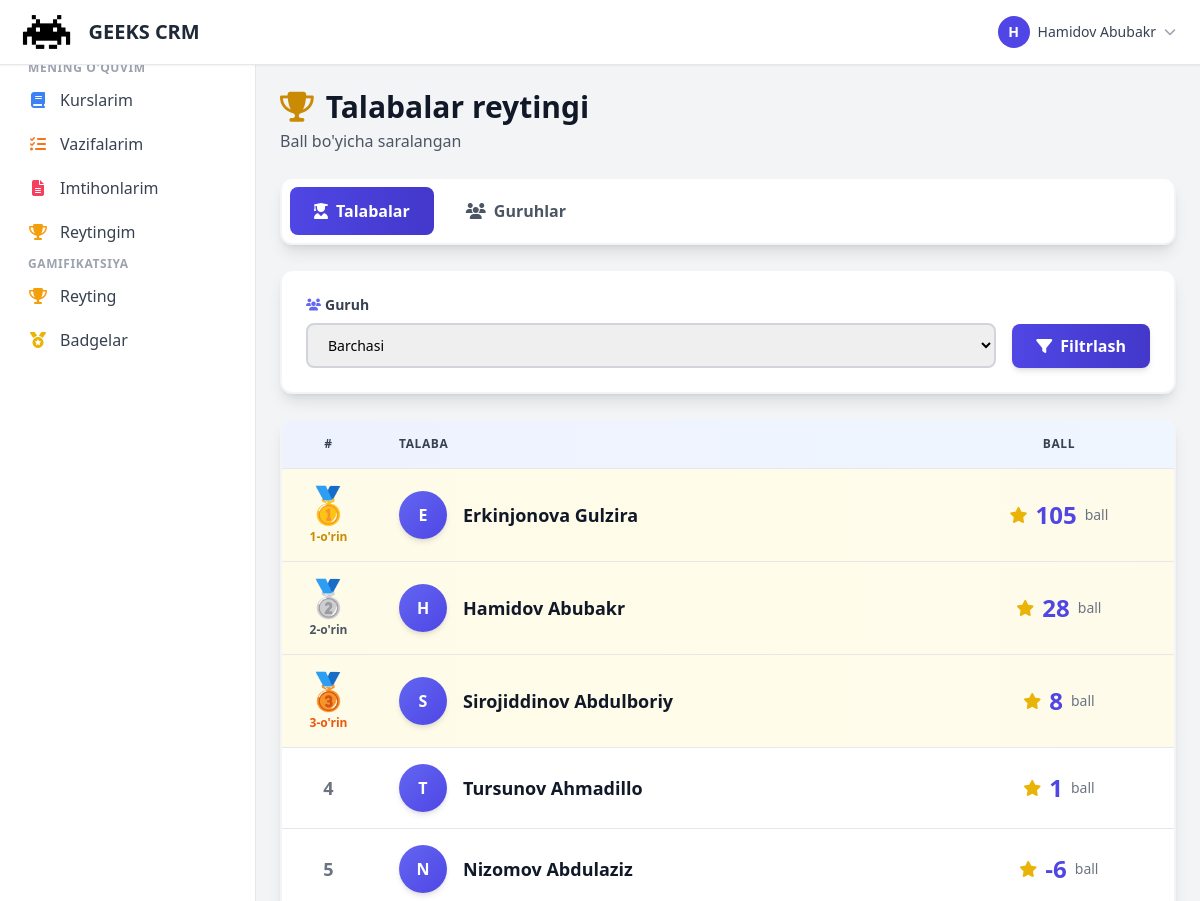
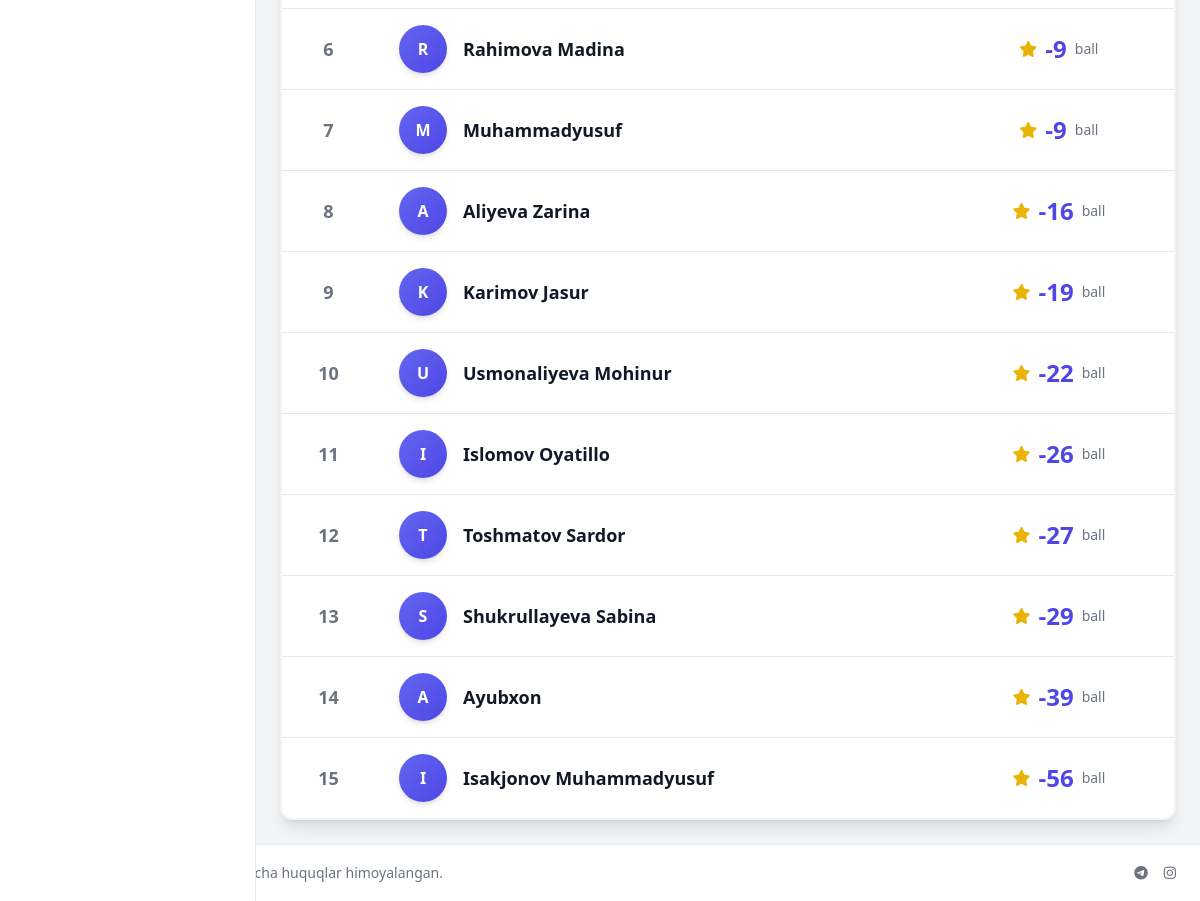
Page /gamification/ranking/ (signed in) on the committed database (2 pictures, top to bottom).
### accounts/models.py (models this page shows, shortened)
class User(AbstractUser):
    ROLE_CHOICES = [
        ('admin', 'Administrator'),
        ('manager', 'Menejer'),
        ('mentor', 'Mentor'),
        ('student', "O'quvchi"),
        ('parent', 'Ota-ona'),
        ('accountant', 'Buxgalter'),
        ('sales', 'Sotuvchi'),
        ('sales_manager', 'Sotuvchilar menejeri'),
    ]
    role = models.CharField(max_length=20, choices=ROLE_CHOICES, default='student', verbose_name='Rol')
    phone = models.CharField(max_length=20, blank=True, null=True, verbose_name='Telefon')
    telegram_id = models.BigIntegerField(blank=True, null=True, unique=True, verbose_name='Telegram ID')
    telegram_username = models.CharField(max_length=100, blank=True, null=True, verbose_name='Telegram username')
    avatar = models.ImageField(upload_to='avatars/', blank=True, null=True, verbose_name='Avatar')
    is_active = models.BooleanField(default=True, verbose_name='Faol')
    created_at = models.DateTimeField(auto_now_add=True, verbose_name='Yaratilgan sana')
    updated_at = models.DateTimeField(auto_now=True, verbose_name='Yangilangan sana')
    class Meta:
        verbose_name = 'Foydalanuvchi'
        verbose_name_plural = 'Foydalanuvchilar'
        ordering = ['-created_at']
        indexes = [
            models.Index(fields=['role', 'is_active']),
            models.Index(fields=['telegram_id']),
            models.Index(fields=['created_at']),
        ]
    @property
    def is_admin(self):
        return self.role == 'admin' or self.is_superuser

### gamification/views.py (the view)
# urls.py: path('ranking/', views.StudentRankingView.as_view(), name='ranking'),
class StudentRankingView(LoginRequiredMixin, TemplateView):
    template_name = 'gamification/student_ranking.html'
    def get_context_data(self, **kwargs):
        context = super().get_context_data(**kwargs)
        group_id = self.request.GET.get('group')
        course_id = self.request.GET.get('course')
        students = User.objects.filter(role='student', is_active=True)
        if group_id:
            students = students.filter(student_groups__id=group_id)
        student_data = []
        for student in students:
            total_points = StudentPoints.objects.filter(student=student).aggregate(
                total=Sum('total_points')
            )['total'] or 0
            student_data.append({
                'student': student,
                'total_points': total_points
            })
        student_data.sort(key=lambda x: x['total_points'], reverse=True)
        for i, data in enumerate(student_data):
            data['rank'] = i + 1
        context['student_data'] = student_data[:100]  # Top 100
        context['groups'] = Group.objects.filter(is_active=True)
        return context

### templates/gamification/student_ranking.html (shortened to what this page needs)
{% extends 'base.html' %}
{% load static %}
{% block content %}
<div class="space-y-6">
    <div class="flex flex-col sm:flex-row sm:items-center sm:justify-between gap-4">
        <div>
            <h1 class="text-2xl sm:text-3xl font-bold text-gray-900 flex items-center gap-3">
                <i class="fas fa-trophy text-yellow-600"></i>
                Talabalar reytingi
            </h1>
            <p class="text-gray-600 mt-1">Ball bo'yicha saralangan</p>
        </div>
    </div>
    <div class="bg-white rounded-xl shadow-lg p-2 border-2 border-gray-100 flex gap-2 overflow-x-auto">
        <a href="{% url 'gamification:student_ranking' %}"
           class="px-6 py-3 bg-gradient-to-r from-indigo-600 to-indigo-700 text-white rounded-lg font-semibold flex items-center gap-2 whitespace-nowrap">
            <i class="fas fa-user-graduate"></i>
            <span>Talabalar</span>
        </a>
        <a href="{% url 'gamification:groups_ranking' %}"
           class="px-6 py-3 text-gray-600 hover:bg-gray-100 rounded-lg font-semibold flex items-center gap-2 whitespace-nowrap transition">
            <i class="fas fa-users"></i>
            <span>Guruhlar</span>
        </a>
    </div>
    <div class="bg-white rounded-xl shadow-lg p-4 sm:p-6 border-2 border-gray-100">
        <form method="get" class="flex flex-col sm:flex-row gap-4 items-end">
            <div class="flex-1 w-full">
                <label class="block text-sm font-semibold text-gray-700 mb-2 flex items-center gap-1">
                    <i class="fas fa-users text-indigo-500 text-xs"></i>
                    <span>Guruh</span>
                </label>
                <select name="group"
                        class="w-full px-4 py-2.5 border-2 border-gray-300 rounded-lg focus:border-indigo-500 focus:ring-2 focus:ring-indigo-200 transition text-sm">
                    <option value="">Barchasi</option>
                </select>
            </div>
            <button type="submit"
                    class="w-full sm:w-auto px-6 py-2.5 bg-gradient-to-r from-indigo-600 to-indigo-700 hover:from-indigo-700 hover:to-indigo-800 text-white rounded-lg transition font-semibold shadow-md hover:shadow-lg flex items-center justify-center gap-2">
                <i class="fas fa-filter"></i>
                <span>Filtrlash</span>
            </button>
        </form>
    </div>
    <div class="bg-white rounded-xl shadow-lg overflow-hidden border-2 border-gray-100">
        <div class="overflow-x-auto">
            <table class="w-full min-w-full divide-y divide-gray-200">
                <thead class="bg-gradient-to-r from-indigo-50 to-blue-50">
                    <tr>
                        <th class="px-6 py-4 text-center text-xs font-bold text-gray-700 uppercase tracking-wider w-20">#</th>
                        <th class="px-6 py-4 text-left text-xs font-bold text-gray-700 uppercase tracking-wider">Talaba</th>
                        <th class="px-6 py-4 text-center text-xs font-bold text-gray-700 uppercase tracking-wider">Ball</th>
                    </tr>
                </thead>
                <tbody class="bg-white divide-y divide-gray-200">
                    {% for data in student_data %}
                    <tr class="hover:bg-indigo-50 transition {% if data.rank <= 3 %}bg-gradient-to-r from-yellow-50 to-amber-50{% endif %}">
                        <td class="px-6 py-4 text-center">
                            {% if data.rank == 1 %}
                            <div class="flex flex-col items-center">
                                <span class="text-4xl mb-1">🥇</span>
                                <span class="text-xs font-bold text-yellow-600">1-o'rin</span>
                            </div>
                            {% elif data.rank == 2 %}
                            <div class="flex flex-col items-center">
                                <span class="text-4xl mb-1">🥈</span>
                                <span class="text-xs font-bold text-gray-600">2-o'rin</span>
                            </div>
                            {% elif data.rank == 3 %}
                            <div class="flex flex-col items-center">
                                <span class="text-4xl mb-1">🥉</span>
                                <span class="text-xs font-bold text-orange-600">3-o'rin</span>
                            </div>
                            {% else %}
                            <span class="text-gray-500 font-bold text-lg">{{ data.rank }}</span>
                            {% endif %}
                        </td>
                        <td class="px-6 py-4">
                            <div class="flex items-center gap-4">
                                <div class="w-12 h-12 bg-gradient-to-br from-indigo-500 to-indigo-600 rounded-full flex items-center justify-center text-white font-bold shadow-md">
                                    {{ data.student.first_name.0|upper|default:"S" }}
                                </div>
                                <a href="{% url 'accounts:profile_detail' data.student.pk %}"
                                   class="font-semibold text-gray-900 text-lg hover:text-indigo-600 transition">
                                    {{ data.student.get_full_name|default:data.student.username }}
                                </a>
                            </div>
                        </td>
                        <td class="px-6 py-4 text-center">
                            <div class="flex items-center justify-center gap-2">
                                <i class="fas fa-star text-yellow-500"></i>
                                <span class="text-2xl font-bold text-indigo-600">{{ data.total_points }}</span>
                                <span class="text-gray-500 text-sm">ball</span>
                            </div>
                        </td>
                    </tr>
                    {% endfor %}
                </tbody>
            </table>
        </div>
    </div>
</div>
{% endblock %}

### templates/base.html (shortened to what this page needs)
{% load static %}
{% load humanize %}
{% load crud_tags %}
<!DOCTYPE html>
<html lang="uz">
<head>
    <script src="https://cdn.tailwindcss.com"></script>
    <link href="https://cdnjs.cloudflare.com/ajax/libs/font-awesome/6.5.1/css/all.min.css" rel="stylesheet">
</head>
<body class="bg-gray-100 min-h-screen flex flex-col">
    <nav class="bg-white shadow-sm border-b border-gray-200 sticky top-0 z-40">
        <div class="max-w-full mx-auto px-4">
            <div class="flex items-center justify-between h-16">
                <div class="flex items-center gap-4">
                    <a href="{% url 'dashboard' %}" class="flex items-center gap-3">
                        <img src="{% static 'img/logo_dark.png' %}" alt="Logo" class="h-10 w-auto" onerror="this.style.display='none'">
                        <span class="text-xl font-bold text-gray-800">GEEKS CRM</span>
                    </a>
                </div>
                {% if user.is_authenticated %}
                <div class="flex items-center gap-4">
                    <div class="relative" x-data="{open: false}">
                        <button @click="open = !open" class="flex items-center gap-2 p-2 rounded-lg hover:bg-gray-100">
                            <div class="w-8 h-8 bg-indigo-600 rounded-full flex items-center justify-center text-white text-sm font-bold">
                                {{ user.first_name.0|upper|default:user.username.0|upper }}
                            </div>
                            <span class="hidden sm:block text-sm font-medium text-gray-700">{{ user.get_full_name|default:user.username }}</span>
                            <i class="fas fa-chevron-down text-gray-400 text-xs"></i>
                        </button>
                    </div>
                </div>
                {% else %}
                <a href="{% url 'accounts:login' %}" class="px-4 py-2 bg-indigo-600 text-white rounded-lg hover:bg-indigo-700">
                    Kirish
                </a>
                {% endif %}
            </div>
        </div>
    </nav>
    <div class="flex flex-1">
        {% if user.is_authenticated %}
        <aside id="sidebar" class="w-64 bg-white border-r border-gray-200 fixed inset-y-0 left-0 z-30 transform -translate-x-full lg:translate-x-0 transition-transform duration-200 pt-16 lg:pt-0">
            <nav class="p-4 space-y-1 overflow-y-auto h-full">
                <a href="{% url 'dashboard' %}" class="flex items-center gap-3 px-3 py-2 rounded-lg text-gray-700 hover:bg-gray-100 {% if request.path == '/' %}bg-indigo-50 text-indigo-700{% endif %}">
                    <span>Dashboard</span>
                </a>
                {% if user.role == 'student' %}
                <p class="text-xs font-semibold text-gray-400 uppercase tracking-wider mt-6 mb-2 px-3">Mening o'quvim</p>
                <a href="{% url 'courses:course_list' %}" class="flex items-center gap-3 px-3 py-2 rounded-lg text-gray-700 hover:bg-gray-100">
                    <i class="fas fa-book w-5 text-center text-blue-500"></i>
                    <span>Kurslarim</span>
                </a>
                <a href="{% url 'homework:homework_list' %}" class="flex items-center gap-3 px-3 py-2 rounded-lg text-gray-700 hover:bg-gray-100">
                    <i class="fas fa-tasks w-5 text-center text-orange-500"></i>
                    <span>Vazifalarim</span>
                </a>
                <a href="{% url 'exams:exam_list' %}" class="flex items-center gap-3 px-3 py-2 rounded-lg text-gray-700 hover:bg-gray-100">
                    <i class="fas fa-file-alt w-5 text-center text-rose-500"></i>
                    <span>Imtihonlarim</span>
                </a>
                <a href="{% url 'gamification:overall_ranking' %}" class="flex items-center gap-3 px-3 py-2 rounded-lg text-gray-700 hover:bg-gray-100">
                    <i class="fas fa-trophy w-5 text-center text-amber-500"></i>
                    <span>Reytingim</span>
                </a>
                {% endif %}
                {% if user.role == 'admin' or user.role == 'manager' or user.role == 'student' %}
                <p class="text-xs font-semibold text-gray-400 uppercase tracking-wider mt-6 mb-2 px-3">Gamifikatsiya</p>
                <a href="{% url 'gamification:ranking' %}" class="flex items-center gap-3 px-3 py-2 rounded-lg text-gray-700 hover:bg-gray-100">
                    <i class="fas fa-trophy w-5 text-center text-amber-500"></i>
                    <span>Reyting</span>
                </a>
                <a href="{% url 'gamification:student_badges' %}" class="flex items-center gap-3 px-3 py-2 rounded-lg text-gray-700 hover:bg-gray-100">
                    <i class="fas fa-medal w-5 text-center text-yellow-500"></i>
                    <span>Badgelar</span>
                </a>
                {% endif %}
            </nav>
        </aside>
        {% endif %}
        <main class="flex-1 p-4 sm:p-6 {% if user.is_authenticated %}lg:ml-64{% endif %}" style="min-height: 0;">
            {% block content %}{% endblock %}
        </main>
    </div>
    <footer class="bg-white border-t border-gray-200 py-4 px-6 mt-auto">
        <div class="flex flex-col md:flex-row justify-between items-center gap-2 text-sm text-gray-500">
            <div class="flex items-center gap-2">
                <span>&copy; 2024 GEEKS Academy. Barcha huquqlar himoyalangan.</span>
            </div>
            <div class="flex items-center gap-4">
                <a href="#" class="hover:text-gray-700"><i class="fab fa-telegram"></i></a>
                <a href="#" class="hover:text-gray-700"><i class="fab fa-instagram"></i></a>
            </div>
        </div>
    </footer>
</body>
</html>

### rows in the picture
User: first_name.0 "H", get_full_name "Hamidov Abubakr", shows "2-o'rin", student.first_name.0 "H", student.get_full_name "Hamidov Abubakr", total_points "28"
User: shows "1-o'rin", student.first_name.0 "E", student.get_full_name "Erkinjonova Gulzira", total_points "105"
User: shows "3-o'rin", student.first_name.0 "S", student.get_full_name "Sirojiddinov Abdulboriy", total_points "8"
User: rank "4", student.first_name.0 "T", student.get_full_name "Tursunov Ahmadillo", total_points "1"
User: rank "5", student.first_name.0 "N", student.get_full_name "Nizomov Abdulaziz", total_points "-6"
User: rank "6", student.first_name.0 "R", student.get_full_name "Rahimova Madina", total_points "-9"
User: rank "7", student.first_name.0 "M", student.get_full_name "Muhammadyusuf", total_points "-9"
User: rank "8", student.first_name.0 "A", student.get_full_name "Aliyeva Zarina", total_points "-16"
User: rank "9", student.first_name.0 "K", student.get_full_name "Karimov Jasur", total_points "-19"
User: rank "10", student.first_name.0 "U", student.get_full_name "Usmonaliyeva Mohinur", total_points "-22"
User: rank "11", student.first_name.0 "I", student.get_full_name "Islomov Oyatillo", total_points "-26"
User: rank "12", student.first_name.0 "T", student.get_full_name "Toshmatov Sardor", total_points "-27"
User: rank "13", student.first_name.0 "S", student.get_full_name "Shukrullayeva Sabina", total_points "-29"
User: rank "14", student.first_name.0 "A", student.get_full_name "Ayubxon", total_points "-39"
User: rank "15", student.first_name.0 "I", student.get_full_name "Isakjonov Muhammadyusuf", total_points "-56"
